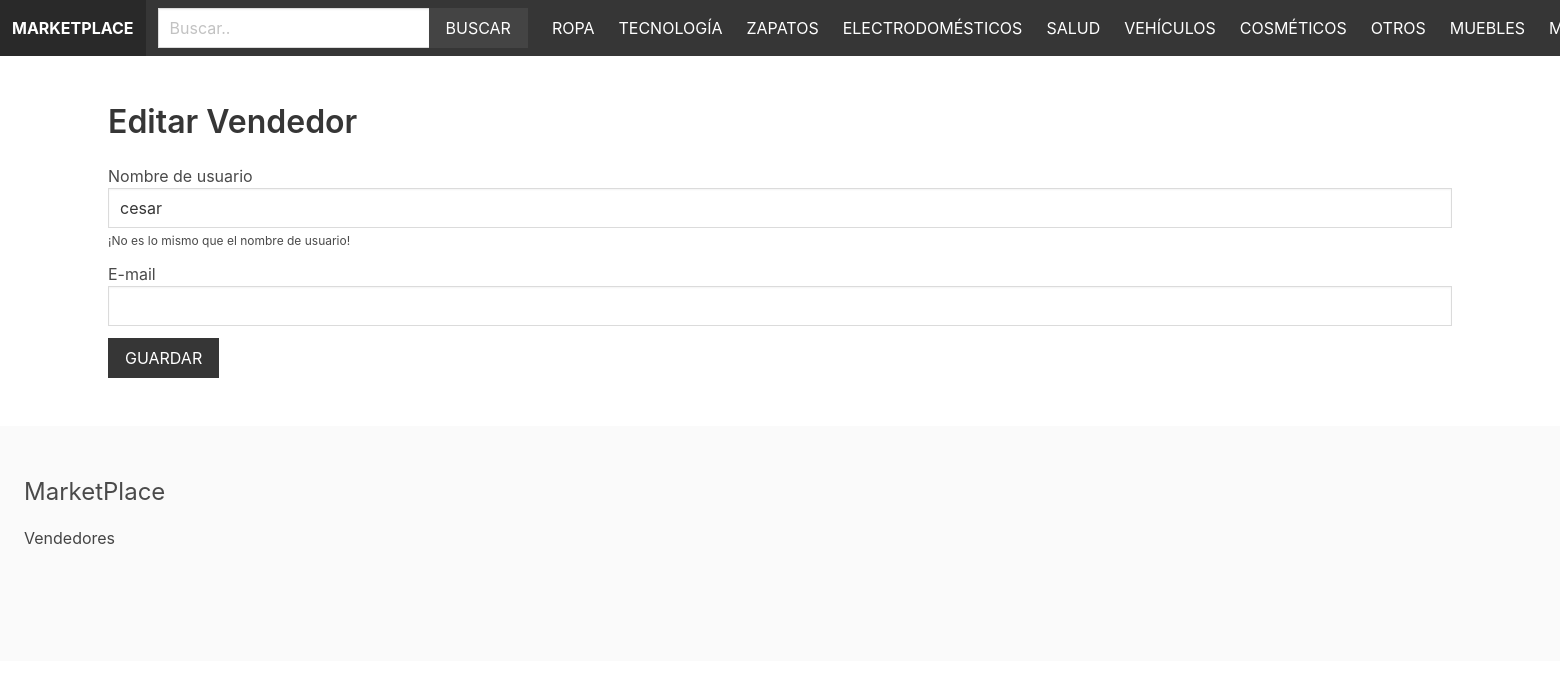
Screenshot of /registrar/editarusuario/ (signed in) with the database file from the repository.
### AppProducto/models.py (models this page shows, shortened)
class Categoria(models.Model):
    titulo = models.CharField(max_length=255)
    slug = models.SlugField(max_length=255)
    ordering = models.IntegerField(default=0)
    class Meta:
        ordering = ['ordering']

### AppUsuario/models.py (models this page shows, shortened)
class Usuario(models.Model):
    nombre = models.CharField(max_length=255)
    fechadecreacion = models.DateTimeField(auto_now_add=True)
    propietario = models.OneToOneField(User, related_name='usuario', on_delete=models.CASCADE)
    class Meta:
        ordering= ['nombre']

### AppUsuario/views.py (the view, shortened to what this page needs)
# urls.py: path('editarusuario/', views.EditarUsuario_view,name='EditarUsuario_view_view'),
@login_required
def EditarUsuario_view(request):
    usuario = request.user.usuario
    return render(request, 'user/EditarUsuario.html', {'usuario': usuario})

### AppCarrito/carrito.py (called while the page is built)
    def __len__(self):
        return sum(item['quantity'] for item in self.cart.values())

### AppCarrito/context_processors.py (called while the page is built)
def carrito(request):
    return{'carrito': Carrito(request)}

### AppProducto/context_processors.py (called while the page is built)
def menu_categorias(request):
    categorias = Categoria.objects.all()
    return{'menu_categorias': categorias}

### AppUsuario/templates/user/EditarUsuario.html (shortened to what this page needs)
{% extends 'home/base.html' %}
{% block content %}
    <h1 class="title">Editar Vendedor</h1>
    <form method="post">
        <div class="field">
            <label>Nombre de usuario</label>
            <div class="control">
                <input type="text" name="nombre" id="id_nombre" value="{{ usuario.nombre }}" class="input">
            </div>
            <p class="help">¡No es lo mismo que el nombre de usuario!</p>
        </div>
        <div class="field">
            <label>E-mail</label>
            <div class="control">
                <input type="email" name="email" id="id_email" value="{{ usuario.created_by.email }}" class="input">
            </div>
        </div>
        <div class="field">
            <div class="control">
                <button class="button is-dark is-uppercase">Guardar</button>
            </div>
        </div>
    </form>
{% endblock %}

### AppHome/templates/home/base.html (shortened to what this page needs)
{% load static %}
<!DOCTYPE html>
<html>
    <head>
        <link rel="stylesheet" href="https://cdn.jsdelivr.net/npm/bulma@0.9.1/css/bulma.min.css">
        <link rel="stylesheet" href="{% static 'styles/main.css' %}">
    </head>
    <body>
        <nav class="navbar is-dark">
            <div class="navbar-brand">
                <a href="/" class="navbar-item"><strong>Marketplace</strong></a>
            </div>
            <div class="navbar-menu" id="main-navbar">
                <div class="navbar-start">
                    <div class="navbar-item">
                        <form method="get" action="{% url 'Buscar_view' %}">
                            <div class="field has-addons">
                                <div class="control">
                                    <input type="text" class="input" placeholder="Buscar.." name="query">
                                </div>
                                <div class="control">
                                    <button class="button is-dark is-uppercase">Buscar</button>
                                </div>
                            </div>
                        </form>
                    </div>
                </div>
                <div class="navbar-end">
                    {% for categoria in menu_categorias %}
                        <a href="{% url 'Categoria_view' categoria.slug %}" class="navbar-item">{{ categoria.titulo }}</a>
                    {% endfor %}
                    {% if request.user.is_authenticated %}
                        <a href="{% url 'usuarioadmin' %}" class="navbar-item">Mi cuenta</a>
                    {% else %}
                        <a href="{% url 'usuario' %}"class="navbar-item">Iniciar sesión</a>
                    {% endif %}
                </div>
            </div>
        </nav>
        <section class="section">
            <div class="container">
                {% block content %}
                {% endblock %}
            </div>
        </section>
        <footer class="footer">
            <h3 class="is-size-4 mb-4">MarketPlace</h3>
            <a href="{% url 'vendors' %}">Vendedores</a>
        </footer>
    </body>
</html>

### static/styles/main.css (style rules this page uses)
.navbar { text-transform: uppercase; }
.navbar .is-dark { background: #444; }
.footer a { margin-bottom: 15px; display: inline-block; color: #444; }
.input, .button { border-radius: 0; }

### rows the page displays
Categoria: titulo "ROPA"
Categoria: titulo "TECNOLOGÍA"
Categoria: titulo "ZAPATOS"
Categoria: titulo "ELECTRODOMÉSTICOS"
Categoria: titulo "SALUD"
Categoria: titulo "VEHÍCULOS"
Categoria: titulo "COSMÉTICOS"
Categoria: titulo "OTROS"
Categoria: titulo "MUEBLES"
Usuario: nombre "cesar"
